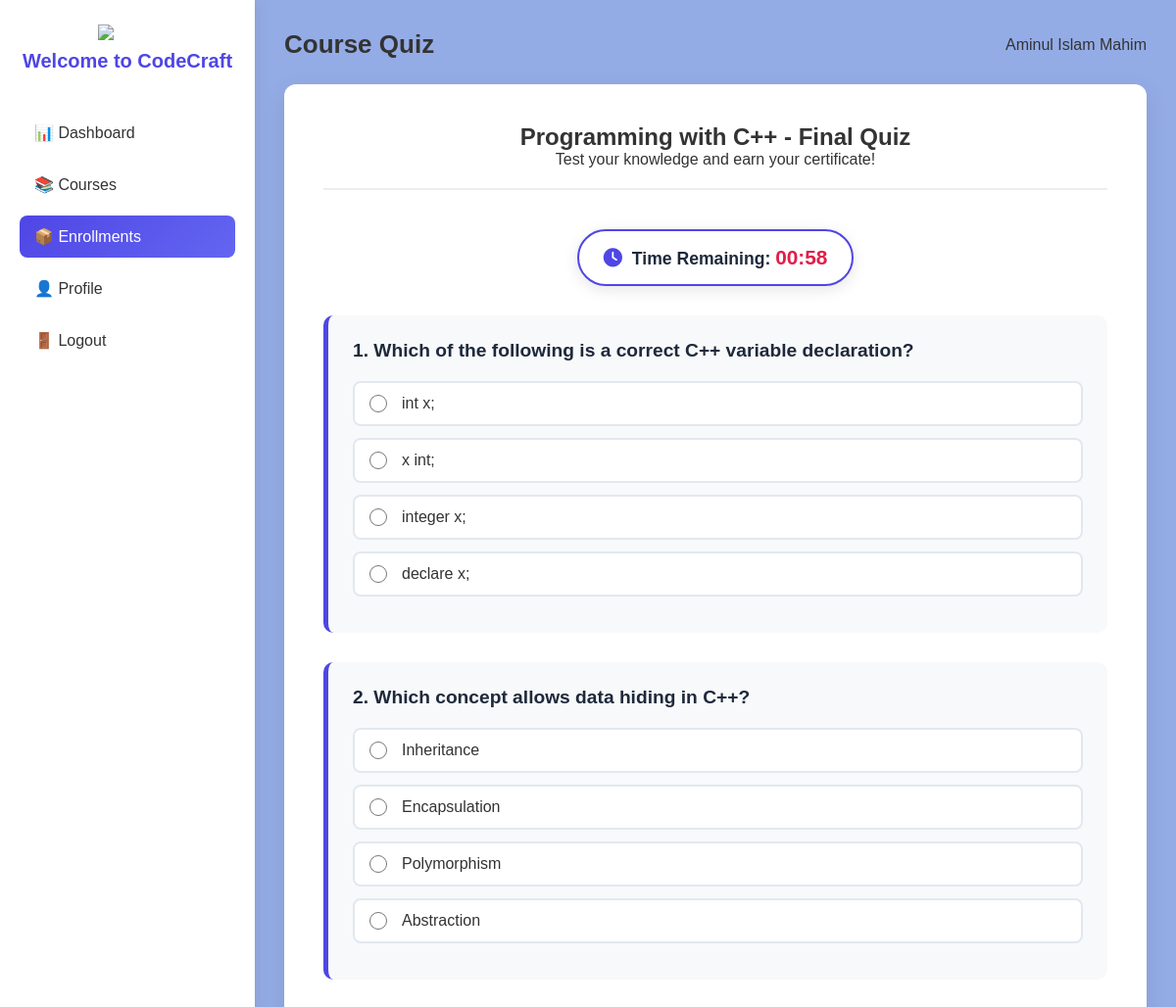
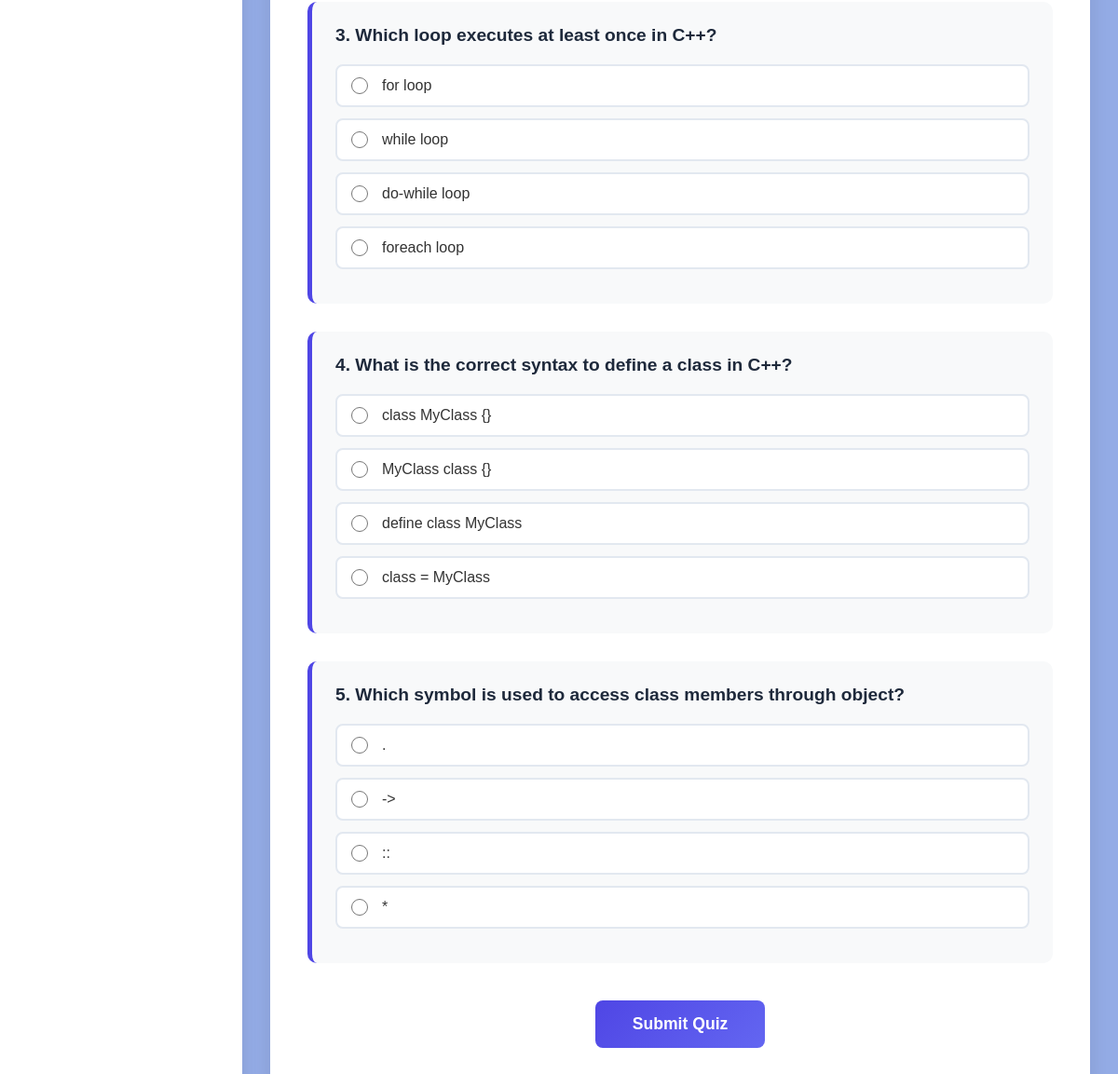
Screenshot of /app/views/student/takeQuiz.php?course_id=5 (signed in) with the database file from the repository (2 pictures, top to bottom).
### tables this page shows
CREATE TABLE `courses` (
  `id` int(11) NOT NULL,
  `title` varchar(200) NOT NULL,
  `description` text DEFAULT NULL,
  `category_id` int(11) DEFAULT NULL,
  `instructor_id` int(11) DEFAULT NULL,
  `course_image` varchar(255) DEFAULT 'default-course.png',
  `difficulty` enum('Beginner','Intermediate','Advanced') DEFAULT NULL,
  `duration` varchar(50) DEFAULT NULL,
  `price` decimal(10,2) DEFAULT 0.00,
  `rating` float DEFAULT 0,
  `created_at` timestamp NOT NULL DEFAULT current_timestamp()
);

CREATE TABLE `quizzes` (
  `id` int(11) NOT NULL,
  `course_id` int(11) DEFAULT NULL,
  `question` text DEFAULT NULL,
  `option_a` varchar(255) DEFAULT NULL,
  `option_b` varchar(255) DEFAULT NULL,
  `option_c` varchar(255) DEFAULT NULL,
  `option_d` varchar(255) DEFAULT NULL,
  `correct_option` char(1) DEFAULT NULL
);

### app/models/courseModel.php (called while the page is built, shortened)
<?php
function getCourseById($id) {
    $con = getConnection();
    $id = (int)$id;
    $sql = "SELECT * FROM courses WHERE id = $id LIMIT 1";
    $result = mysqli_query($con, $sql);
    if ($result && mysqli_num_rows($result) == 1) {
        return mysqli_fetch_assoc($result);
    } else {
        return false;
    }
}
function getQuizzesByCourseId($courseId) {
    $con = getConnection();
    $courseId = (int)$courseId;
    $sql = "SELECT * FROM quizzes WHERE course_id = $courseId";
    $result = mysqli_query($con, $sql);
    $quizzes = [];
    while ($row = mysqli_fetch_assoc($result)) {
        $quizzes[] = $row;
    }
    return $quizzes;
}

### app/views/student/takeQuiz.php (the view, shortened to what this page needs)
<?php
require_once '../../models/courseModel.php';
$courseId = $_GET['course_id'] ?? 0;
$course = getCourseById($courseId);
$quizzes = getQuizzesByCourseId($courseId);
?>
<!DOCTYPE html>
<html lang="en">
<head>
    <link rel="stylesheet" href="../../assets/css/student.css">
    <link rel="stylesheet" href="https://cdnjs.cloudflare.com/ajax/libs/font-awesome/6.4.0/css/all.min.css">
</head>
<body>
    <div class="admin-container">
        <aside class="sidebar">
            <img src="../../assets/img/logo.png" class="brand-logo">
            <h2 class="logo">Welcome to CodeCraft</h2>
            <ul class="menu">
                <li><a href="dashboard.php">📊 Dashboard</a></li>
                <li><a href="dashboard.php#courses">📚 Courses</a></li>
                <li class="active"><a href="dashboard.php#enrollments">📦 Enrollments</a></li>
                <li><a href="../../controllers/studentController/profile.php">👤 Profile</a></li>
                <li><a href="../../controllers/logout.php">🚪 Logout</a></li>
            </ul>
        </aside>
        <main class="main">
            <header class="topbar">
                <h1>Course Quiz</h1>
                <div class="student-info">
                    <span><?= htmlspecialchars($_SESSION['full_name'] ?? 'student'); ?></span>
                </div>
            </header>
            <div class="quiz-container">
                <div class="quiz-header">
                    <h2><?= htmlspecialchars($course['title']); ?> - Final Quiz</h2>
                    <p>Test your knowledge and earn your certificate!</p>
                </div>
                <?php if (!empty($quizzes)): ?>
                    <div class="timer-container">
                        <i class="fas fa-clock timer-icon"></i>
                        <span class="timer-text">Time Remaining: <span id="timer">01:00</span></span>
                    </div>
                    <form id="quizForm" action="submitQuiz.php" method="POST">
                        <?php foreach ($quizzes as $index => $quiz): ?>
                            <div class="question-card">
                                <p class="question-text"><?= ($index + 1) . ". " . htmlspecialchars($quiz['question']); ?></p>
                                <div class="options-list">
                                    <div class="option-item">
                                        <label>
                                            <input type="radio" name="question_<?= $quiz['id']; ?>" value="A">
                                            <?= htmlspecialchars($quiz['option_a']); ?>
                                        </label>
                                    </div>
                                    <div class="option-item">
                                        <label>
                                            <input type="radio" name="question_<?= $quiz['id']; ?>" value="B">
                                            <?= htmlspecialchars($quiz['option_b']); ?>
                                        </label>
                                    </div>
                                    <div class="option-item">
                                        <label>
                                            <input type="radio" name="question_<?= $quiz['id']; ?>" value="C">
                                            <?= htmlspecialchars($quiz['option_c']); ?>
                                        </label>
                                    </div>
                                    <div class="option-item">
                                        <label>
                                            <input type="radio" name="question_<?= $quiz['id']; ?>" value="D">
                                            <?= htmlspecialchars($quiz['option_d']); ?>
                                        </label>
                                    </div>
                                </div>
                            </div>
                        <?php endforeach; ?>
                        <button type="submit" class="submit-quiz-btn">Submit Quiz</button>
                    </form>
                <?php endif; ?>
            </div>
        </main>
    </div>
</body>
</html>

### app/assets/css/student.css (style rules this page uses)
* { margin: 0; padding: 0; box-sizing: border-box; font-family: "Poppins", sans-serif; }
body { background: #94ace6; color: #333; }
.admin-container { display: flex; min-height: 100vh; }
.sidebar { width: 260px; background: #ffffff; padding: 25px 20px; box-shadow: 2px 0 15px rgba(0,0,0,0.08); position: fixed; height: 100%; }
.brand-logo { width: 60px; display: block; margin: 0 auto 10px; }
.logo { text-align: center; font-size: 20px; margin-bottom: 40px; color: #4f46e5; }
.menu { list-style: none; }
.menu li { margin-bottom: 10px; border-radius: 8px; }
.menu a { display: block; padding: 12px 15px; text-decoration: none; font-size: 16px; color: #333; transition: 0.3s; }
.menu li:hover a, .menu li.active a { background: linear-gradient(135deg, #4f46e5, #6366f1); color: #fff; border-radius: 8px; }
.main { margin-left: 260px; padding: 30px; width: calc(100% - 260px); }
.topbar { display: flex; justify-content: space-between; align-items: center; margin-bottom: 25px; }
.topbar h1 { font-size: 26px; font-weight: 600; }
.student-info { display: flex; align-items: center; gap: 10px; }

### app/views/student/takeQuiz.php (style rules this page uses)
.quiz-container { background: #fff; padding: 40px; border-radius: 12px; box-shadow: 0 8px 25px rgba(0,0,0,0.1); max-width: 900px; margin: 20px auto; }
.quiz-header { text-align: center; margin-bottom: 40px; border-bottom: 2px solid #eee; padding-bottom: 20px; }
.question-card { background: #f8f9fa; padding: 25px; border-radius: 10px; margin-bottom: 30px; border-left: 5px solid #4f46e5; }
.question-text { font-size: 1.2rem; font-weight: 600; margin-bottom: 20px; color: #1e293b; }
.options-list { list-style: none; padding: 0; }
.option-item { margin-bottom: 12px; }
.option-item label { display: flex; align-items: center; padding: 12px 15px; background: white; border: 2px solid #e2e8f0; border-radius: 8px; cursor: pointer; transition: 0.3s; }
.option-item input[type="radio"] { margin-right: 15px; width: 18px; height: 18px; }
.submit-quiz-btn { background: linear-gradient(135deg, #4f46e5, #6366f1); color: white; padding: 15px 40px; border: none; border-radius: 8px; font-size: 1.1rem; font-weight: 600; cursor: pointer; display: block; margin: 40px auto 0; transition: 0.3s; }
.timer-container { position: sticky; top: 20px; z-index: 100; background: #fff; padding: 15px 25px; border-radius: 50px; box-shadow: 0 4px 15px rgba(0,0,0,0.1); display: flex; align-items: center; gap: 10px; width: fit-content; margin: 0 auto 30px; border: 2px solid #4f46e5; }
.timer-icon { color: #4f46e5; font-size: 1.2rem; }
.timer-text { font-weight: bold; font-size: 1.1rem; color: #1e293b; }
#timer { color: #e11d48; font-size: 1.3rem; }

### rows the page displays
courses: title "Programming with C++"
quizzes: question "Which of the following is a correct C++ variable declaration?", option_a "int x;", option_b "x int;", option_c "integer x;", option_d "declare x;"
quizzes: question "Which concept allows data hiding in C++?", option_a "Inheritance", option_b "Encapsulation", option_c "Polymorphism", option_d "Abstraction"
quizzes: question "Which loop executes at least once in C++?", option_a "for loop", option_b "while loop", option_c "do-while loop", option_d "foreach loop"
quizzes: question "What is the correct syntax to define a class in C++?", option_a "class MyClass {}", option_b "MyClass class {}", option_c "define class MyClass", option_d "class = MyClass"
quizzes: question "Which symbol is used to access class members through object?", option_a ".", option_b "->", option_c "::", option_d "*"

### other values shown
$_SESSION['full_name'] "Aminul Islam Mahim"
